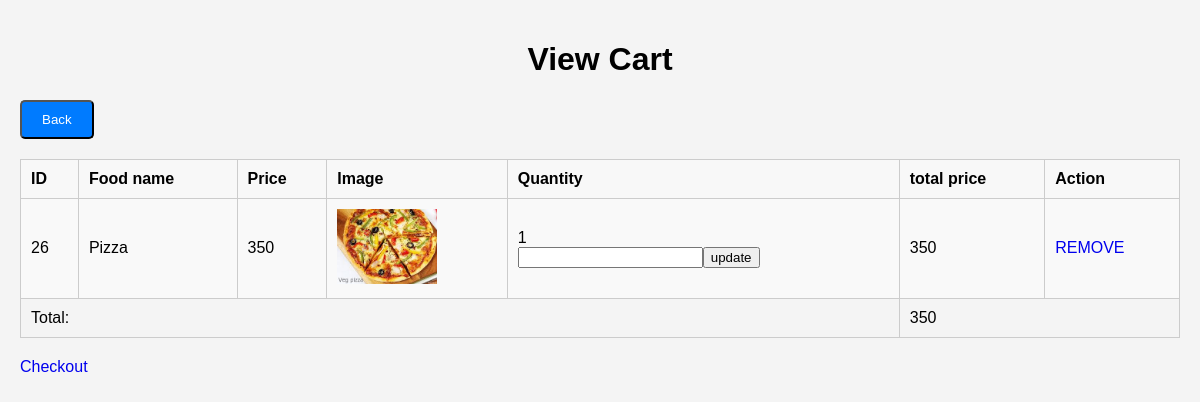
Screenshot of /OFOS/cart.php (signed in) with the database file from the repository.
### tables this page shows
CREATE TABLE `cart` (
  `id` int(11) NOT NULL,
  `customer_id` int(11) NOT NULL,
  `rest_id` int(11) NOT NULL,
  `food_name` varchar(20) NOT NULL,
  `price` int(10) NOT NULL,
  `image` varchar(50) NOT NULL,
  `qty` int(20) NOT NULL,
  `total_price` int(50) NOT NULL
);

### OFOS/cart.php (the view, shortened to what this page needs)
<?php
include 'db.php';
$customer_id = $_SESSION['id'];
$sql = "SELECT * FROM cart  where customer_id = ".$customer_id." group by food_name" ;
$result = $conn->query($sql);
?>
<!DOCTYPE html>
<html lang="en">
<head>
</head>
<body>
    <h1>View Cart</h1>
    <button class="back-button" onclick="history.back()">Back</button>
    <table>
        <tr>
            <th>ID</th>
            <th>Food name</th>
            <th>Price</th>
            <th>Image</th>
            <th>Quantity</th>
            <th>total price</th>
            <th>Action</th>
        </tr>
        <?php
        $grand_total = 0;
        $customer_id = "";
        if ($result && $result->num_rows > 0) {
            while($row = $result->fetch_assoc()) {
                $grand_total =   $grand_total+($row['total_price']*$row['qty']);
                $customer_id = $row['customer_id'];
            ?>
        <tr>
            <td><?php echo $row['id']; ?></td>
            <td><?php echo $row['food_name']; ?></td>
            <td><?php echo $row['price']; ?></td>
            <td><img src="./uploads/<?php echo $row['image']; ?>" /></td>
            <td><?php echo $row['qty']; ?> <form action="update_cart.php" method="post">
                <input type="text" name="update_qty"><input type="submit" value="update"></form></td>
            <td><?php echo $row['total_price'] * $row['qty']; ?></td>
           <td><a class='btn btn-danger btn-sm' href='remove_cart.php?id=<?php echo $row['id'];?>' onclick="return confirm('Are you sure want to delete this record?');">REMOVE</a></td>
        </tr>
        <?php }
        } else {
            echo "<tr><td colspan='5'>cart is empty</td></tr>";
        }
        ?>
        <tr>
            <td colspan="5">Total: </td>
            <td colspan="2"><?php echo $grand_total;?></td>
        </tr>
    </table>
    <a href="checkout.php?cust_id=<?php echo $customer_id;?>" class="check-out">Checkout</a>
</body>
</html>

### OFOS/cart.php (style rules this page uses)
body { font-family: Arial, sans-serif; margin: 0; padding: 20px; background-color: #f4f4f4; }
h1 { text-align: center; }
table { width: 100%; border-collapse: collapse; margin-bottom: 20px; }
table, th, td { border: 1px solid #ccc; }
th, td { padding: 10px; text-align: left; }
th { background-color: #f8f8f8; }
tr:nth-child(even) { background-color: #f9f9f9; }
td img { width: 100px; height: auto; }
.back-button { display: inline-block; margin-bottom: 20px; padding: 10px 20px; background-color: #007bff; color: white; text-decoration: none; border-radius: 5px; cursor: pointer; }
a { text-decoration: none; }

### rows the page displays
cart: id "26", food_name "Pizza", price "350", image (picture), qty "1", $row['total_price']*$row['qty'] "350"

### other values shown
$grand_total "350"
